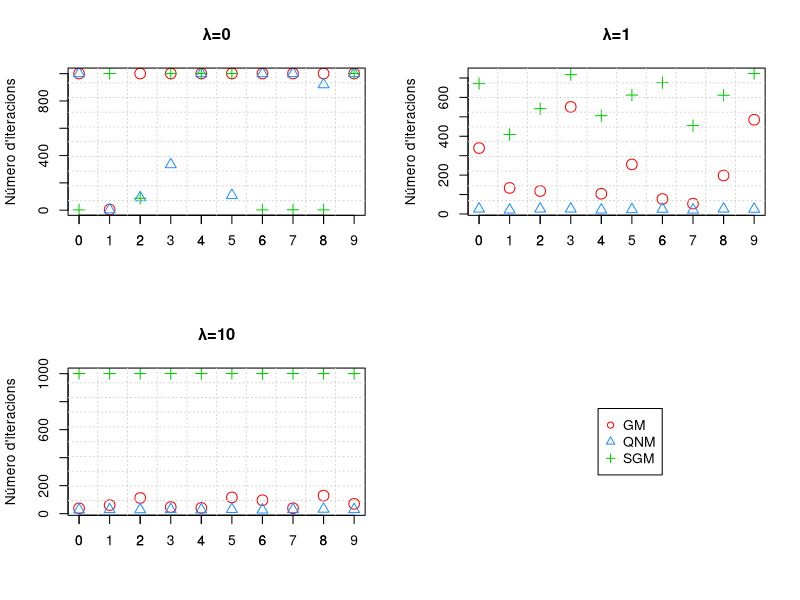
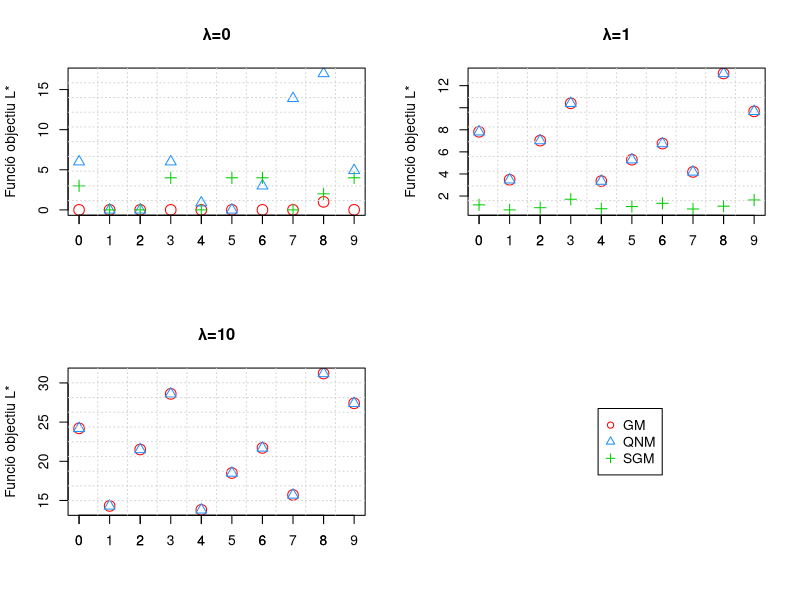
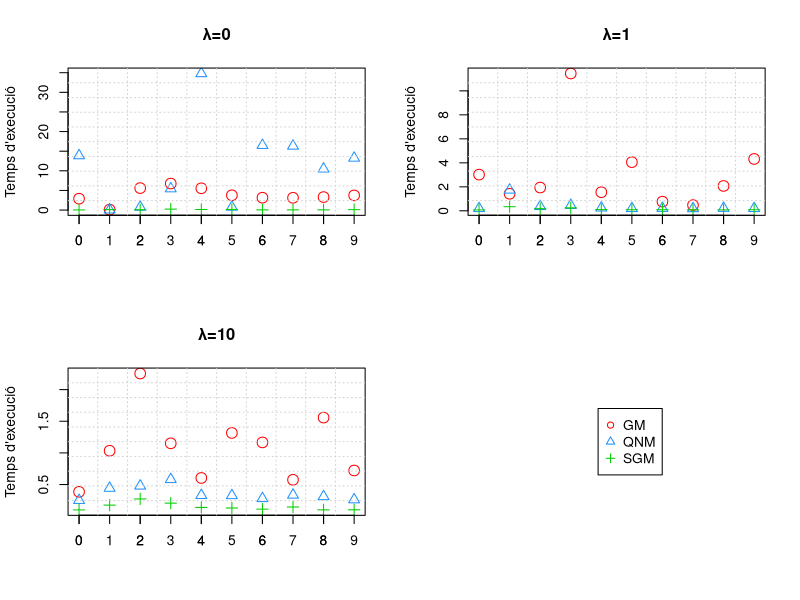
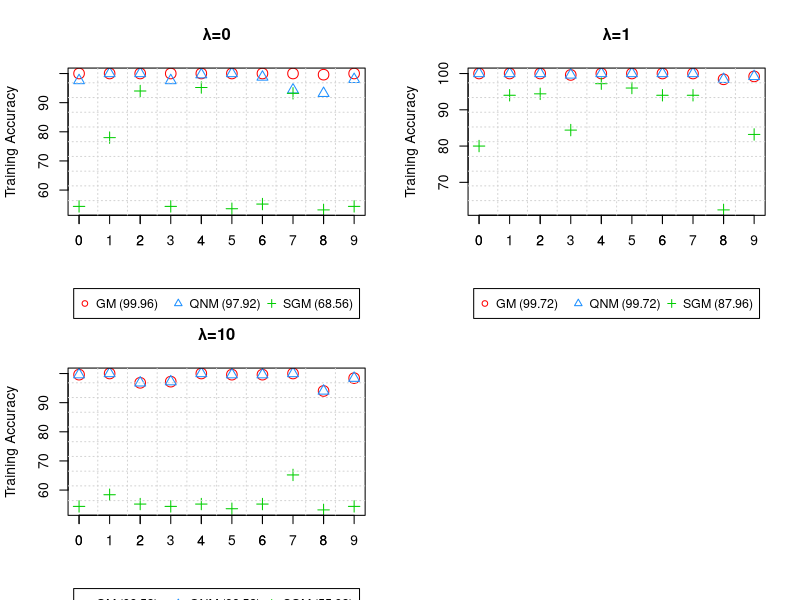
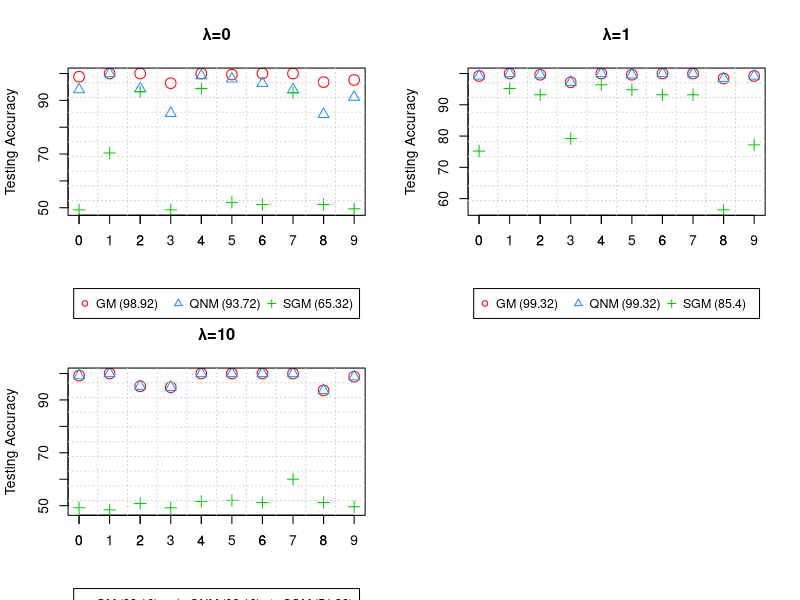

The R source for these figures, in order:
## ---- chunk 1
X <- read.csv("uo_nn_batch_49784363-54409254.csv", sep=';', row.names=NULL, header = TRUE)
X <- X[,-9]
colnames(X) <- c('num_target', 'la', 'isd', 'niter', 'tex', 'tr_acc', 'te_acc', 'L*')

X$num_target <- as.numeric(X$num_target)
X[1:18,]
## ---- chunk 2
la0 <- X[X$la == 0,] 
col<- rep("black",nrow(la0))
col[la0$isd == 1] <- "red"
col[la0$isd == 3] <- "dodgerblue"
col[la0$isd == 7] <- "green3"
la1 <- X[X$la == 1,] 
la10 <- X[X$la == 10,] 
## ---- chunk 3
par(mfrow=c(2,2))

plot(la0$num_target ,la0$niter, col = col, cex=c(1.7,1.3,1.3), ylab="Número d'iteracions", xlab="", main="λ=0", pch=c(1,2,3))
axis(side=1, labels=NULL, at=0:9)
grid(10)

plot(la1$num_target ,la1$niter, col = col, cex=c(1.7,1.3,1.3), ylab="Número d'iteracions", xlab="", main="λ=1", pch=c(1,2,3))
axis(side=1, labels=NULL, at=0:9)
grid(10)

plot(la10$num_target ,la10$niter, col = col, cex=c(1.7,1.3,1.3), ylab="Número d'iteracions", xlab="", main="λ=10", pch=c(1,2,3))
axis(side=1, labels=NULL, at=0:9)
grid(10)

legend("right", legend = c("GM","QNM","SGM"), col = c("red","dodgerblue", "green3"), cex=1, pch=c(1,2,3),xpd=NA, inset=c(-1,0))
## ---- chunk 4
par(mfrow=c(2,2))

plot(la0$num_target ,la0$`L*`, col = col, cex=c(1.7,1.3,1.3), ylab="Funció objectiu L*", xlab="", main="λ=0", pch=c(1,2,3))
axis(side=1, labels=NULL, at=0:9)
grid(10)

plot(la1$num_target ,la1$`L*`, col = col, cex=c(1.7,1.3,1.3), ylab="Funció objectiu L*", xlab="", main="λ=1", pch=c(1,2,3))
axis(side=1, labels=NULL, at=0:9)
grid(10)

plot(la10$num_target ,la10$`L*`, col = col, cex=c(1.7,1.3,1.3), ylab="Funció objectiu L*", xlab="", main="λ=10", pch=c(1,2,3))
axis(side=1, labels=NULL, at=0:9)
grid(10)

legend("right", legend = c("GM","QNM","SGM"), col = c("red","dodgerblue", "green3"), cex=1, pch=c(1,2,3),xpd=NA, inset=c(-1,0))
## ---- chunk 5
par(mfrow=c(2,2))

plot(la0$num_target ,la0$tex, col = col, cex=c(1.7,1.3,1.3), ylab="Temps d'execució", xlab="", main="λ=0", pch=c(1,2,3))
axis(side=1, labels=NULL, at=0:9)
grid(10)

plot(la1$num_target ,la1$tex, col = col, cex=c(1.7,1.3,1.3), ylab="Temps d'execució", xlab="", main="λ=1", pch=c(1,2,3))
axis(side=1, labels=NULL, at=0:9)
grid(10)

plot(la10$num_target ,la10$tex, col = col, cex=c(1.7,1.3,1.3), ylab="Temps d'execució", xlab="", main="λ=10", pch=c(1,2,3))
axis(side=1, labels=NULL, at=0:9)
grid(10)

legend("right", legend = c("GM","QNM","SGM"), col = c("red","dodgerblue", "green3"), cex=1, pch=c(1,2,3),xpd=NA, inset=c(-1,0))
## ---- chunk 6
la1qn <- la1[la1$isd==3,]
la10qn <- la10[la10$isd==3,]
la1qn$tex
la10qn$tex
## ---- chunk 7
leg_tr <- function(la)
{
  axis(side=1, labels=NULL, at=0:9)
  grid(10)
  leg_gm <- paste("GM (", mean(la[la$isd==1,]$tr_acc),")", sep="")
  leg_qnm <- paste("QNM (",mean(la[la0$isd==3,]$tr_acc),")", sep="")
  leg_sgm <- paste("SGM (",mean(la[la0$isd==7,]$tr_acc),")", sep="")
  legend("bottom", legend = c(leg_gm,leg_qnm,leg_sgm), col = c("red","dodgerblue", "green3"), cex=.9, pch=c(1,2,3),xpd=NA, inset=c(0,-0.7), horiz=TRUE)
}
## ---- chunk 8
par(mfrow=c(2,2))
plot(la0$num_target ,la0$tr_acc, col = col, cex=c(1.7,1.3,1.3), ylab="Training Accuracy", xlab="", main="λ=0", pch=c(1,2,3))
leg_tr(la0)

plot(la1$num_target ,la1$tr_acc, col = col, cex=c(1.7,1.3,1.3), ylab="Training Accuracy", xlab="", main="λ=1", pch=c(1,2,3))
leg_tr(la1)

plot(la10$num_target ,la10$tr_acc, col = col, cex=c(1.7,1.3,1.3), ylab="Training Accuracy", xlab="", main="λ=10", pch=c(1,2,3))
leg_tr(la10)
## ---- chunk 9
leg_te <- function(la)
{
  axis(side=1, labels=NULL, at=0:9)
  grid(10)
  leg_gm <- paste("GM (", mean(la[la$isd==1,]$te_acc),")", sep="")
  leg_qnm <- paste("QNM (",mean(la[la0$isd==3,]$te_acc),")", sep="")
  leg_sgm <- paste("SGM (",mean(la[la0$isd==7,]$te_acc),")", sep="")
  legend("bottom", legend = c(leg_gm,leg_qnm,leg_sgm), col = c("red","dodgerblue", "green3"), cex=.9, pch=c(1,2,3),xpd=NA, inset=c(0,-0.7), horiz=TRUE)
}
## ---- chunk 10
par(mfrow=c(2,2))

plot(la0$num_target ,la0$te_acc, col = col, cex=c(1.7,1.3,1.3), ylab="Testing Accuracy", xlab="", main="λ=0", pch=c(1,2,3))
leg_te(la0)

plot(la1$num_target ,la1$te_acc, col = col, cex=c(1.7,1.3,1.3), ylab="Testing Accuracy", xlab="", main="λ=1", pch=c(1,2,3))
leg_te(la1)

plot(la10$num_target ,la10$te_acc, col = col, cex=c(1.7,1.3,1.3), ylab="Testing Accuracy", xlab="", main="λ=10", pch=c(1,2,3))
leg_te(la10)
